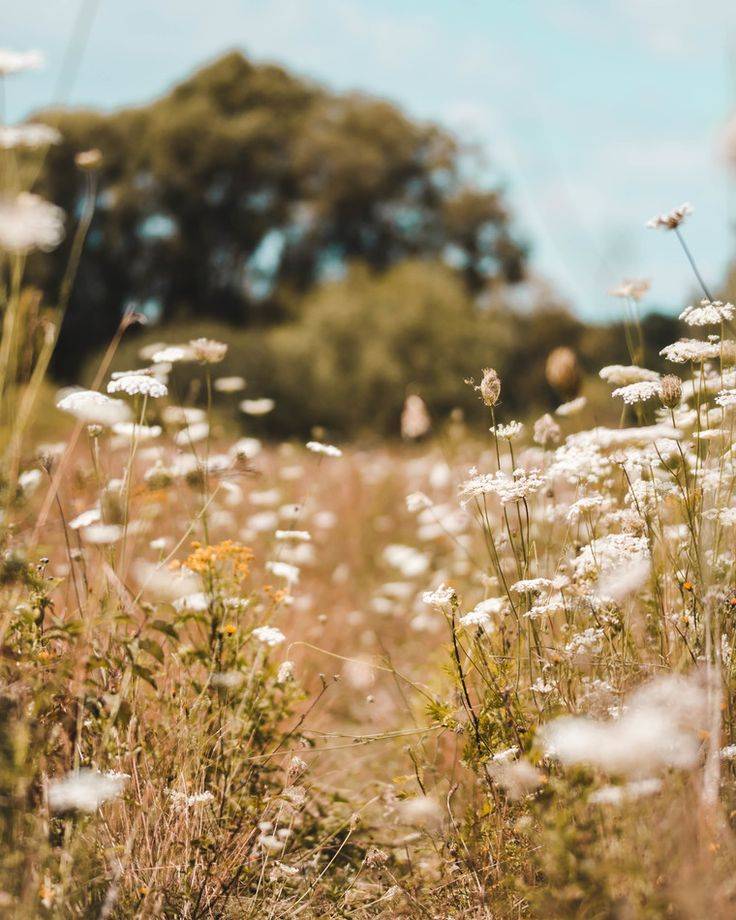
#> input picture photos/summer.jpg, 736 x 920 px, found by its file name
$ jupyter execute Untitled.ipynb   (shell and % lines are left out)
#> lines starting #> are read from the running program, lines starting #| are printed output that depends on the picture
[cell 1]
import cv2
import numpy as np
import sys
import matplotlib.pyplot as plt

[cell 2]
def image_merging (A, B):
    # Гауссовская пирамида для изображения А
    G = A.copy()
    gpA = [G]
    for i in range(5):
        G = cv2.pyrDown(G)
        gpA.append(G)

    # Гауссовская пирамида для изображения В
    G = B.copy()
    gpB = [G]
    for i in range(5):
        G = cv2.pyrDown(G)
        gpB.append(G)

    # Лаплассовская пирамида для изображения A
    lpA = [gpA[5]]
    for i in range(5,0,-1):
        GE = cv2.pyrUp(gpA[i])
        L = cv2.subtract(gpA[i-1],GE)
        lpA.append(L)

    # Лаплассовская пирамида для изображения В
    lpB = [gpB[5]]
    for i in range(5,0,-1):
        GE = cv2.pyrUp(gpB[i])
        L = cv2.subtract(gpB[i-1],GE)
        lpB.append(L)

    # Сращивание изображений
    LS = []
    for la,lb in zip(lpA,lpB):
        rows,cols,dpt = la.shape
        ls = np.hstack((la[:, 0: int(cols/2)], lb[:, int(cols/2) :]))
        LS.append(ls)

    # Восстановление единого изображения
    ls_ = LS[0]
    for i in range(1,6):
        ls_ = cv2.pyrUp(ls_)
        ls_ = cv2.add(ls_, LS[i])

    # Прямое слияние изображений
    real = np.hstack((A[:, :int(cols/2)],B[:, int(cols/2):]))
    return real, ls_

[cell 3]
image1 = cv2.imread('summer.jpg', 3)
#> image1 is the input picture: shape (920, 736, 3); mean B, G, R 111.2, 142.6, 161.4
A = cv2.resize(image1, (448, 448), interpolation=cv2.INTER_CUBIC)
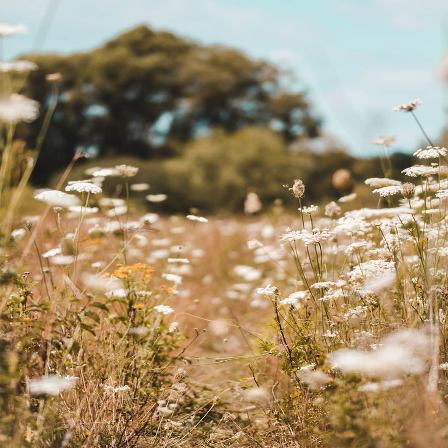
#> A: shape (448, 448, 3); mean B, G, R 111.3, 142.6, 161.4
plt.figure(figsize=(10,10))
plt.imshow(cv2.cvtColor(image1, cv2.COLOR_BGR2RGB))

image2 = cv2.imread('winter.jpg', 3)
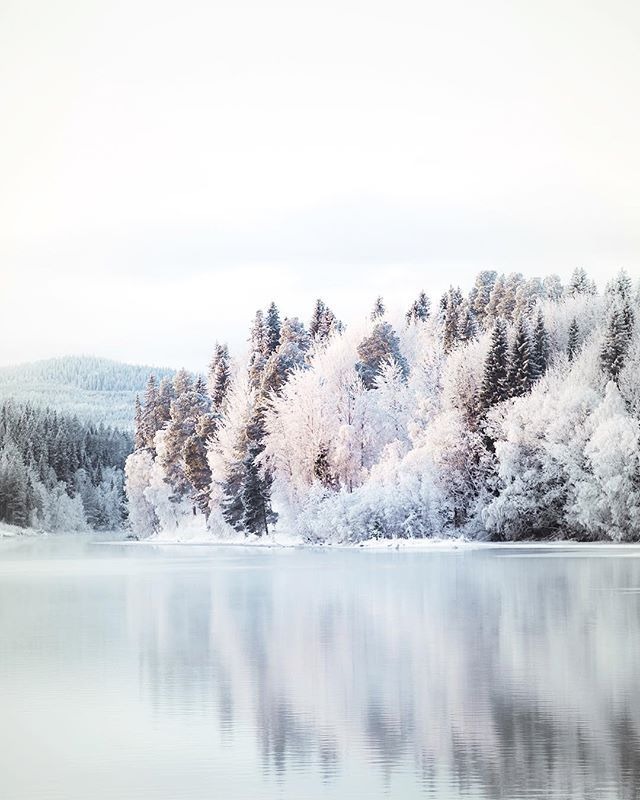
#> input picture photos/winter.jpg, 640 x 800 px, found by its file name
#> image2 is the input picture: shape (800, 640, 3); mean B, G, R 220.8, 217.3, 214.6
B = cv2.resize(image2, (448, 448), interpolation=cv2.INTER_CUBIC)
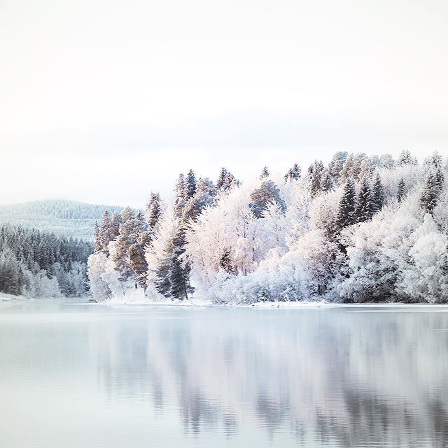
#> B: shape (448, 448, 3); mean B, G, R 220.8, 217.3, 214.6
plt.figure(figsize=(10,10))
plt.imshow(cv2.cvtColor(image2, cv2.COLOR_BGR2RGB))

direct_merged, lapl_merge = image_merging(A, B)
#> the loop in image_merging, `for i in range(5):` made 5 passes
#> pass 3, in image_merging, `G = cv2.pyrDown(G)`:
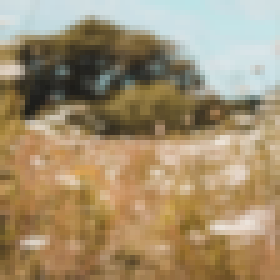
#> G: shape (56, 56, 3) (shown 5 times larger); mean B, G, R 112.2, 143.3, 161.7
#> after the loop in image_merging, `for i in range(5):`: gpA = 6 items
#> the loop in image_merging, `for i in range(5):` made 5 passes
#> pass 1, in image_merging, `G = cv2.pyrDown(G)`:
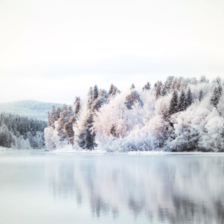
#> G: shape (224, 224, 3); mean B, G, R 220.9, 217.4, 214.7
#> the loop in image_merging, `for i in range(5,0,-1):` made 5 passes
#> pass 1, in image_merging, `GE = cv2.pyrUp(gpA[i])`:
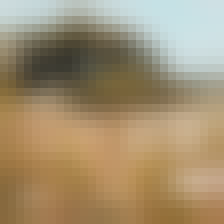
#> GE: shape (28, 28, 3) (shown 8 times larger); mean of channels 0, 1, 2 113.2, 144, 162.1; drawn as B, G, R
#> the loop in image_merging, `for la,lb in zip(lpA,lpB):` made 6 passes
#> (rows, cols) on passes 1 to 6: (14, 14), (28, 28), (56, 56), (112, 112), (224, 224), (448, 448)
#> pass 3, in image_merging, `ls = np.hstack((la[:, 0: int(cols/2)], lb[:, int(cols/2) :]))`:
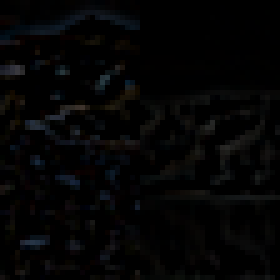
#> ls: shape (56, 56, 3) (shown 5 times larger); mean of channels 0, 1, 2 4.4, 4.2, 4.2; drawn as B, G, R
#> the loop in image_merging, `for i in range(1,6):` made 5 passes
#> pass 1, in image_merging, `ls_ = cv2.add(ls_, LS[i])`:
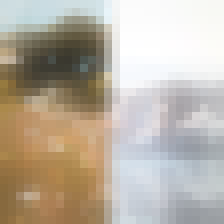
#> ls_: shape (28, 28, 3) (shown 8 times larger); mean of channels 0, 1, 2 163.5, 177.1, 186.4; drawn as B, G, R
#> after the loop in image_merging, `for i in range(1,6):`:
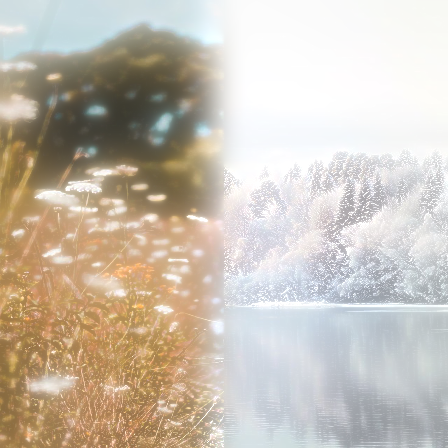
#> ls_: shape (448, 448, 3); mean of channels 0, 1, 2 178.9, 191.5, 200.7; drawn as B, G, R
#> in image_merging, `real = np.hstack((A[:, :int(cols/2)],B[:, int(cols/2):]))`:
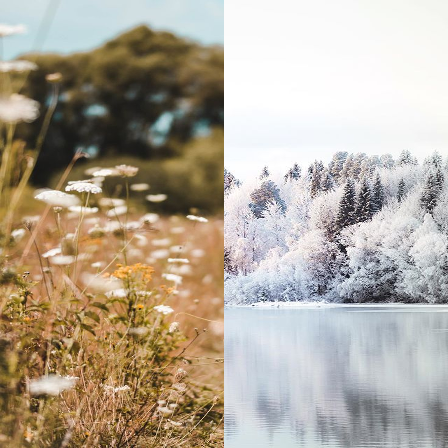
#> real: shape (448, 448, 3); mean B, G, R 153.6, 168.4, 178.5

[cell 4]
plt.figure(figsize=(10,10))
plt.imshow(cv2.cvtColor(direct_merged, cv2.COLOR_BGR2RGB))
plt.title('Прямое слияние', fontsize=24)

[cell 5]
plt.figure(figsize=(10,10))
plt.imshow(cv2.cvtColor(lapl_merge, cv2.COLOR_BGR2RGB))
plt.title('Слияние с помощью пирамид', fontsize=24)
